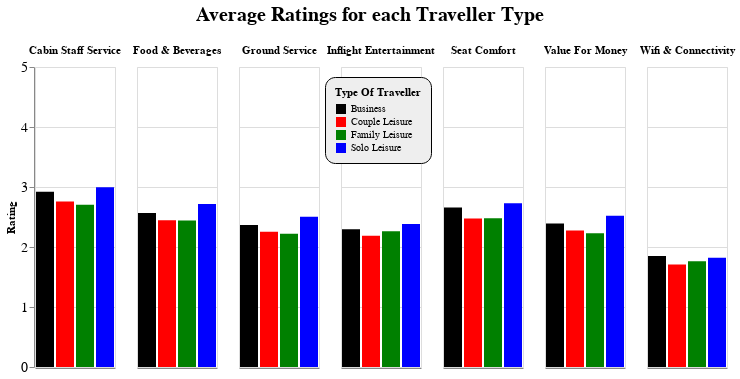

Notebook source saved alongside this figure:
### Code cell
import altair as alt

travel_colors = alt.Scale(domain=list(df_travel.index),
                          range=['black', 'red', 'green', 'blue'])

alt.Chart(df_stacked).mark_bar().encode(
    x=alt.X('Type Of Traveller:N'),
    y=alt.Y('Rating:Q', scale=alt.Scale(domain=[0, 5])),
    color=alt.Color('Type Of Traveller:N', scale=travel_colors),
    column='Category:N' 
).properties(
    title=alt.Title('Average Ratings for each Traveller Type', subtitle='o')
).configure_title(
    orient='top',
    anchor='middle',
    font='Times New Roman',
    fontSize=20,
    subtitleColor='white',
    subtitlePadding=5
).configure_legend(
    orient='none',
    legendX=290,
    legendY=10,
    fillColor='#EEEEEE',
    cornerRadius=10,
    padding=10,
    strokeColor='black'
).configure_header(
    title=None,
    labelFontSize=11,
    labelFontStyle='bold'
).configure_axisX(
    labels=False,
    ticks=False,
    title=None
).configure_axisY(
    labelFontSize=14,
    tickCount=5
)

### Figure 1 — Vega-Lite specification as saved in the notebook (floating-point values rounded to 4 significant figures)
{"config": {"view": {"continuousWidth": 300, "continuousHeight": 300}, "axisX": {"labels": false, "ticks": false, "title": null}, "axisY": {"labelFontSize": 14, "tickCount": 5}, "header": {"labelFontSize": 11, "labelFontStyle": "bold", "title": null}, "legend": {"cornerRadius": 10, "fillColor": "#EEEEEE", "legendX": 290, "legendY": 10, "orient": "none", "padding": 10, "strokeColor": "black"}, "title": {"anchor": "middle", "font": "Times New Roman", "fontSize": 20, "orient": "top", "subtitleColor": "white", "subtitlePadding": 5}}, "data": {"name": "data-9acfacd1b5b78bbb20436b723288942d"}, "mark": {"type": "bar"}, "encoding": {"color": {"field": "Type Of Traveller", "scale": {"domain": ["Business", "Couple Leisure", "Family Leisure", "Solo Leisure"], "range": ["black", "red", "green", "blue"]}, "type": "nominal"}, "column": {"field": "Category", "type": "nominal"}, "x": {"field": "Type Of Traveller", "type": "nominal"}, "y": {"field": "Rating", "scale": {"domain": [0, 5]}, "type": "quantitative"}}, "title": {"text": "Average Ratings for each Traveller Type", "subtitle": "o"}, "$schema": "https://vega.github.io/schema/vega-lite/v5.20.1.json", "datasets": {"data-9acfacd1b5b78bbb20436b723288942d": [{"Type Of Traveller": "Business", "Category": "Seat Comfort", "Rating": 2.658}, {"Type Of Traveller": "Couple Leisure", "Category": "Seat Comfort", "Rating": 2.475}, {"Type Of Traveller": "Family Leisure", "Category": "Seat Comfort", "Rating": 2.478}, {"Type Of Traveller": "Solo Leisure", "Category": "Seat Comfort", "Rating": 2.729}, {"Type Of Traveller": "Business", "Category": "Cabin Staff Service", "Rating": 2.919}, {"Type Of Traveller": "Couple Leisure", "Category": "Cabin Staff Service", "Rating": 2.758}, {"Type Of Traveller": "Family Leisure", "Category": "Cabin Staff Service", "Rating": 2.706}, {"Type Of Traveller": "Solo Leisure", "Category": "Cabin Staff Service", "Rating": 2.996}, {"Type Of Traveller": "Business", "Category": "Food & Beverages", "Rating": 2.567}, {"Type Of Traveller": "Couple Leisure", "Category": "Food & Beverages", "Rating": 2.444}, {"Type Of Traveller": "Family Leisure", "Category": "Food & Beverages", "Rating": 2.442}, {"Type Of Traveller": "Solo Leisure", "Category": "Food & Beverages", "Rating": 2.715}, {"Type Of Traveller": "Business", "Category": "Ground Service", "Rating": 2.365}, {"Type Of Traveller": "Couple Leisure", "Category": "Ground Service", "Rating": 2.253}, {"Type Of Traveller": "Family Leisure", "Category": "Ground Service", "Rating": 2.219}, {"Type Of Traveller": "Solo Leisure", "Category": "Ground Service", "Rating": 2.506}, {"Type Of Traveller": "Business", "Category": "Inflight Entertainment", "Rating": 2.297}, {"Type Of Traveller": "Couple Leisure", "Category": "Inflight Entertainment", "Rating": 2.188}, {"Type Of Traveller": "Family Leisure", "Category": "Inflight Entertainment", "Rating": 2.264}, {"Type Of Traveller": "Solo Leisure", "Category": "Inflight Entertainment", "Rating": 2.384}, {"Type Of Traveller": "Business", "Category": "Wifi & Connectivity", "Rating": 1.852}, {"Type Of Traveller": "Couple Leisure", "Category": "Wifi & Connectivity", "Rating": 1.707}, {"Type Of Traveller": "Family Leisure", "Category": "Wifi & Connectivity", "Rating": 1.762}, {"Type Of Traveller": "Solo Leisure", "Category": "Wifi & Connectivity", "Rating": 1.821}, {"Type Of Traveller": "Business", "Category": "Value For Money", "Rating": 2.39}, {"Type Of Traveller": "Couple Leisure", "Category": "Value For Money", "Rating": 2.274}, {"Type Of Traveller": "Family Leisure", "Category": "Value For Money", "Rating": 2.23}, {"Type Of Traveller": "Solo Leisure", "Category": "Value For Money", "Rating": 2.521}]}}
